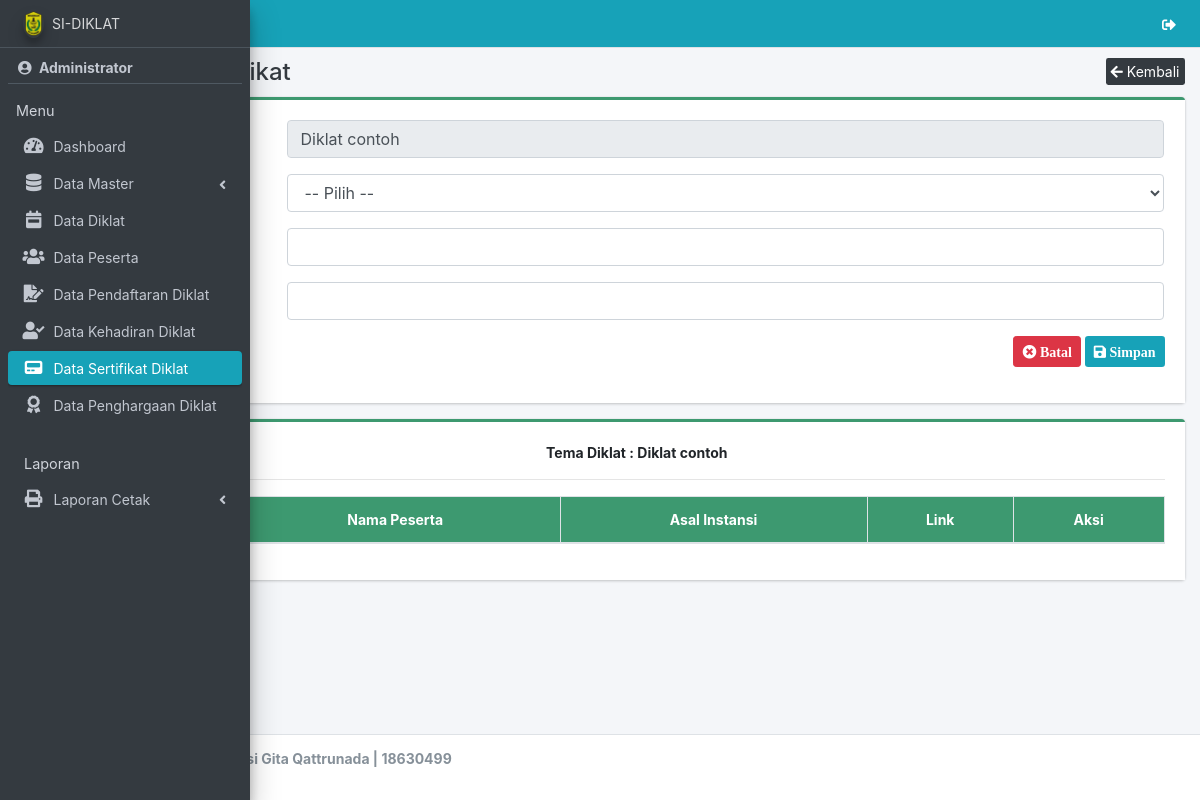
The page /admin/sertifikat/sertifikat?id=4 (signed in) on the database as committed earlier.
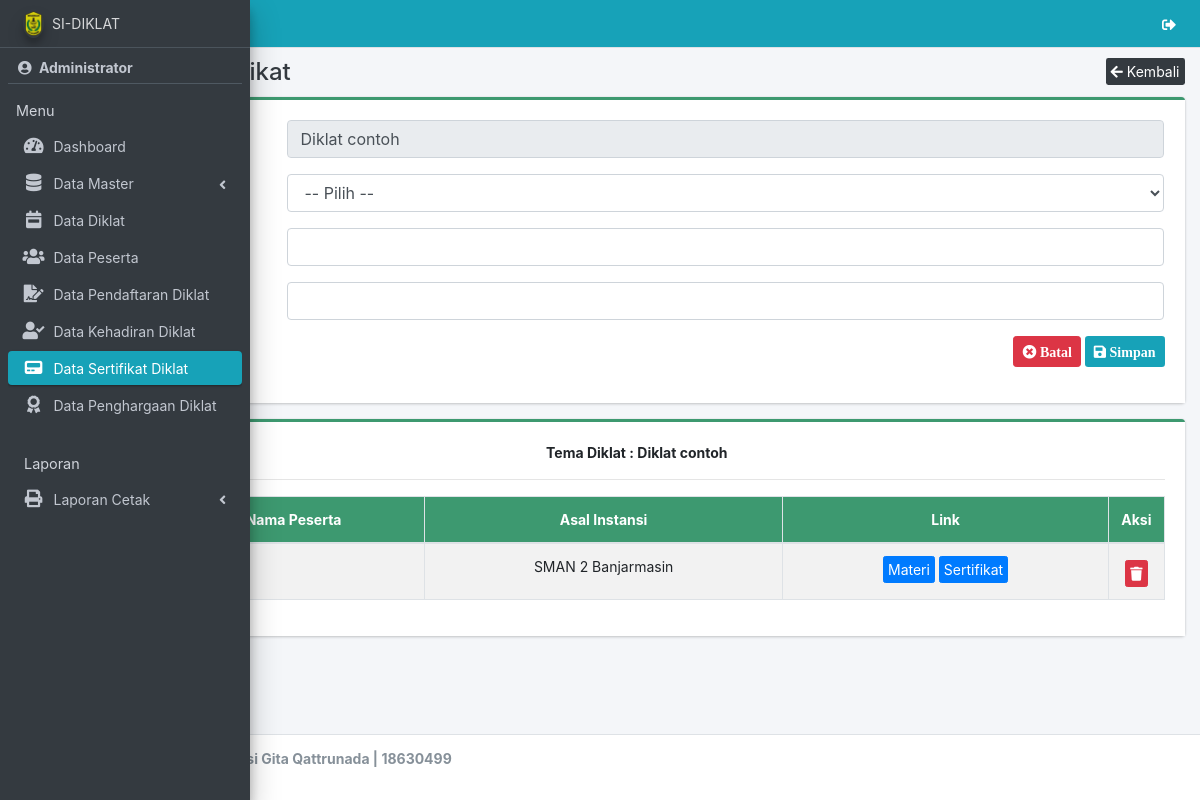
The same page on the database as committed later.
### tables this page shows
CREATE TABLE `sertifikat` (
  `id_sertifikat` int(11) NOT NULL,
  `id_diklat` int(11) NOT NULL,
  `id_peserta` int(11) NOT NULL,
  `materi` text NOT NULL,
  `sertifikat` text NOT NULL
);

CREATE TABLE `instansi` (
  `id_instansi` int(11) NOT NULL,
  `nm_instansi` varchar(50) NOT NULL,
  `alamat` text NOT NULL,
  `hp_instansi` varchar(20) NOT NULL,
  `email_instansi` varchar(50) NOT NULL
);

### admin/sertifikat/sertifikat.php (the view, shortened to what the changed rows need)
<?php
require '../../app/config.php';
include_once '../../template/header.php';
$id = $_GET['id'];
?>
<div class="content-wrapper">
    <section class="content">
        <div class="container-fluid">
            <div class="row">
                <div class="col-md-12">
                    <div class="card card-olive card-outline">
                        <div class="card-body" style="background-color: white;">
                            <div class="table-responsive">
                                <table id="example1" class="table table-bordered table-striped">
                                    <thead class="bg-olive">
                                        <tr align="center">
                                            <th>No</th>
                                            <th>Nama Peserta</th>
                                            <th>Asal Instansi</th>
                                            <th>Link</th>
                                            <th>Aksi</th>
                                        </tr>
                                    </thead>
                                    <tbody>
                                        <?php
                                        $no = 1;
                                        $data = $con->query("SELECT * FROM sertifikat a JOIN peserta b ON a.id_peserta = b.id_peserta WHERE id_diklat = '$id' ORDER BY id_sertifikat DESC");
                                        while ($row = $data->fetch_array()) {
                                        ?>
                                            <tr>
                                                <td align="center" width="5%"><?= $no++ ?></td>
                                                <td><?= $row['nm_peserta'] ?></td>
                                                <td align="center">
                                                    <?php $dt = $con->query("SELECT * FROM pendaftaran a JOIN instansi b ON a.id_instansi = b.id_instansi WHERE id_diklat = '$id' AND id_peserta = '$row[id_peserta]' ")->fetch_array();
                                                    echo $dt['nm_instansi'];
                                                    ?>
                                                </td>
                                                <td align="center">
                                                    <a href="<?= $row['materi'] ?>" target="_BLANK" class="btn btn-xs btn-primary"> Materi</a>
                                                    <a href="<?= $row['sertifikat'] ?>" target="_BLANK" class="btn btn-xs btn-primary"> Sertifikat</a>
                                                </td>
                                                <td align="center" width="5%">
                                                    <a href="hapus-sertifikat?id=<?= $row[0] ?>&idm=<?= $id ?>" class="btn btn-danger btn-xs alert-hapus mt-1" title="Hapus"><i class="fa fa-trash"></i></a>
                                                </td>
                                            </tr>
                                        <?php } ?>
                                    </tbody>
                                </table>
                            </div>
                        </div>
                    </div>
                </div>
            </div>
        </div>
    </section>
</div>
<?php
include_once '../../template/footer.php';
?>

Rows that differ between the two databases and show on the page:
added sertifikat: instansi.nm_instansi "SMAN 2 Banjarmasin"
